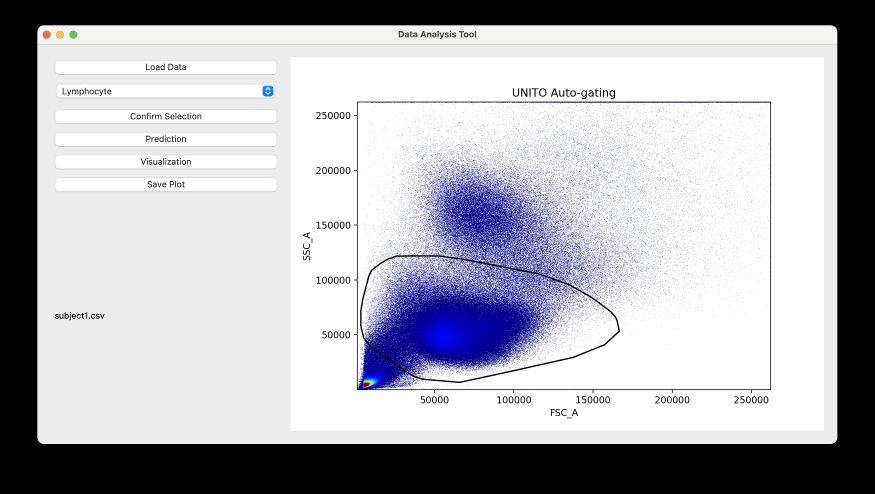
#> input picture UNITO_User_Interface/Example Image.png, 2624 x 1480 px (shown at 1/3 size); its folder holds only this picture in this run
$ python -i Utils_Predict.py   (imports and definitions only)
#> lines starting #> are read from the running program, lines starting #| are printed output that depends on the picture
import numpy as np
import pandas as pd
import matplotlib.pyplot as plt
import os
from sklearn.metrics import accuracy_score, recall_score, f1_score, precision_score
from Data_Preprocessing import normalize
import cv2


# [103 lines left out: functions mask_to_gate, get_pred_label, not called in this run]


# [23 lines of commented-out code are left out]

def denoise(img):
    """
    Post processing step to fill holes in the predicted mask
    args:
      img: mask image
    """
    img = img.numpy().astype(dtype=np.uint8)
    contours = cv2.findContours(img, cv2.RETR_EXTERNAL, cv2.CHAIN_APPROX_SIMPLE)
    contours = contours[0] if len(contours) == 2 else contours[1]

    if len(contours) <= 1:
       return img

    big_contour = max(contours, key=cv2.contourArea)
    little_contour = min(contours, key=cv2.contourArea)

    # get location and area
    area1 = cv2.contourArea(big_contour)
    x1,y1,w1,h1 = cv2.boundingRect(big_contour)
    cv2.rectangle(img, (x1, y1), (x1+w1, y1+h1), (0, 0, 255), 2)
    area2 = cv2.contourArea(little_contour)
    x2,y2,w2,h2 = cv2.boundingRect(little_contour)
    cv2.rectangle(img, (x2, y2), (x2+w2, y2+h2), (0, 255, 0), 2)

    plt.imshow(cv2.fillConvexPoly(img, big_contour, color=255))

    img = np.where(img > 1, 1, 0)

    return img


# [8 lines left out: function evaluation, not called in this run]

>>> import cv2
>>> picture = cv2.imread('../UNITO_User_Interface/Example Image.png', cv2.IMREAD_GRAYSCALE)
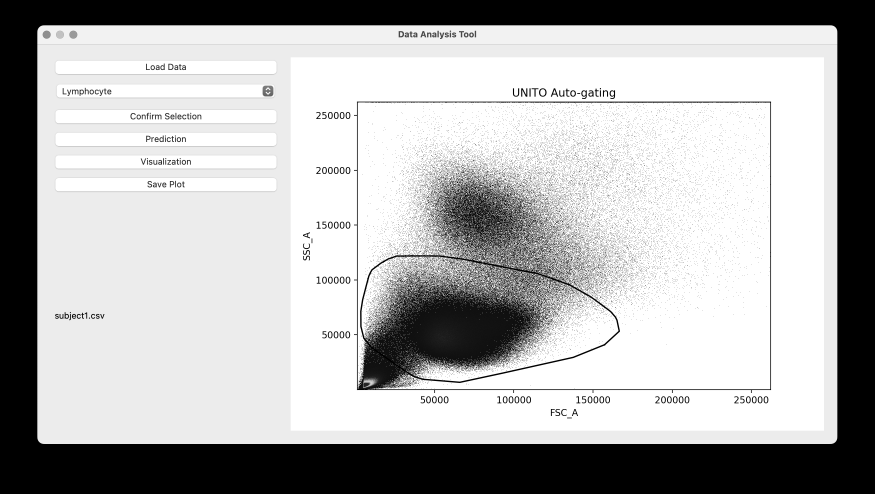
#> picture: shape (1480, 2624) (shown at 1/3 size); min 0, max 255, mean 177.7
#> (the run stopped early here; a loop or call above may not have finished)
